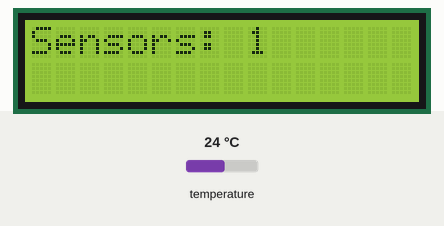
Recording of a sketch running on a simulated Arduino Uno, built with avr-gcc and run on an emulated ATmega328P. Shown: 16×2 character LCD. The inputs (shaded band) are chosen by the test bench; at power-on: temperature 24 °C. What the sketch prints to the serial monitor is not drawn.

Above: at 0.7 s.
At 1.7 s:
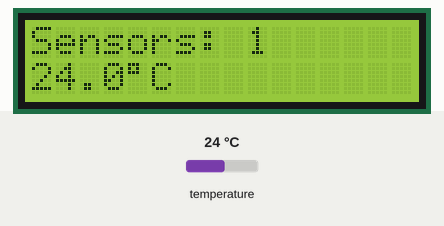
1.8 s: temperature set to 12 °C
At 2.4 s:
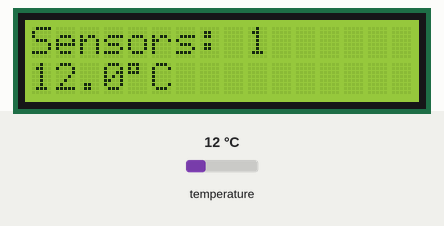
3.6 s: temperature set to 19 °C
At 4.9 s:
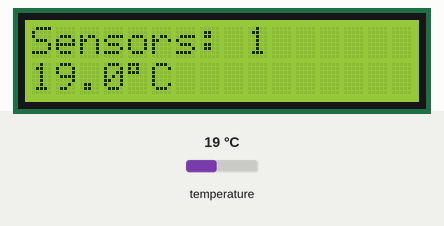
5.2 s: temperature set to 28 °C
At 6.1 s:
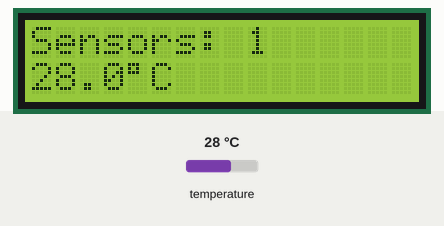
Timing chart, 0 to 8.2 s (numbered marks = the images above; inputs shaded):
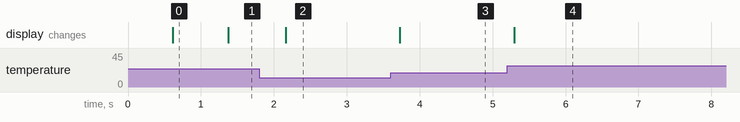

The sketch:

diag_07_lcd_sensor_ethernet.ino
```cpp
/*
 * diag_07_lcd_sensor_ethernet -- combined Stage A diagnostic
 *
 * Merges diag_06_sensor_live (LCD + live DS18B20 detection) with
 * diag_04_ethernet (ENC28J60 bring-up, static IP, link state) into one
 * sketch, so sensor wiring and network reachability can both be checked
 * without re-flashing between them.
 *
 * Instead of relying on ICMP ping (which EtherCard answers automatically,
 * but which is not guaranteed to pass through every router/switch/firewall
 * configuration), this serves a tiny real HTTP page. Open
 * http://192.168.1.200/ in a browser, or `curl 192.168.1.200`, that is a
 * more meaningful test since it is the actual feature the thermometer needs.
 *
 * Wiring: LCD as in diag_02_lcd/diag_06. DS18B20 as in diag_03/diag_06.
 * ENC28J60 as in diag_04 (SPI via ICSP, CS -> D8, module on 3.3V).
 *
 * LCD:
 *   Row 0: "Sensors: N"        (live DS18B20 count, rescanned every cycle)
 *   Row 1: "Waiting..." / temperature / "seen, read FAIL"  (as diag_06)
 *
 * Serial (9600 baud): reports ENC28J60 detection, IP/GW/mask once at boot,
 * then link state and sensor count every 2s.
 */

#include <LiquidCrystal.h>
#include <OneWire.h>
#include <DallasTemperature.h>
#include <EtherCard.h>

LiquidCrystal lcd(7, 6, 5, 4, 3, 2);

#define ONE_WIRE_BUS 10
OneWire oneWire(ONE_WIRE_BUS);
DallasTemperature sensors(&oneWire);

#define CS_PIN 8
static byte mymac[] = { 0x02, 0x52, 0x6F, 0x7A, 0x6E, 0x61 };  // "02 R o z n a"
static byte myip[]  = { 192, 168, 1, 200 };
static byte gwip[]  = { 192, 168, 1, 1 };
static byte mask[]  = { 255, 255, 255, 0 };

byte Ethernet::buffer[900];

const char page[] PROGMEM =
"HTTP/1.0 200 OK\r\n"
"Content-Type: text/plain\r\n"
"\r\n"
"Rozna Thermo -- diag_07 -- Ethernet OK, this page was served over HTTP.\r\n";

void setup() {
  Serial.begin(9600);
  unsigned long t0 = millis();
  while (!Serial && millis() - t0 < 3000) {}
  Serial.println(F("=== diag_07_lcd_sensor_ethernet ==="));

  lcd.begin(16, 2);
  lcd.print(F("diag_07 boot"));

  sensors.begin();

  uint8_t rev = ether.begin(sizeof Ethernet::buffer, mymac, CS_PIN);
  if (rev == 0) {
    Serial.println(F("FAIL: ether.begin() returned 0 (ENC28J60 not found over SPI)."));
  } else {
    Serial.print(F("ENC28J60 found, rev "));
    Serial.println(rev);
    ether.staticSetup(myip, gwip, 0, mask);
    ether.printIp(F("IP:   "), ether.myip);
    ether.printIp(F("GW:   "), ether.gwip);
    ether.printIp(F("Mask: "), ether.netmask);
    Serial.println(F("Open http://192.168.1.200/ in a browser, or curl it."));
  }
  delay(500);
}

unsigned long lastReport = 0;

void loop() {
  if (ether.packetLoop(ether.packetReceive())) {
    memcpy_P(ether.tcpOffset(), page, sizeof page);
    ether.httpServerReply(sizeof page - 1);
  }

  sensors.begin();  // safe every cycle -- re-enumerates the OneWire bus fresh
  uint8_t n = sensors.getDeviceCount();

  lcd.setCursor(0, 0);
  lcd.print(F("Sensors: "));
  lcd.print(n);
  lcd.print(F("   "));

  lcd.setCursor(0, 1);
  if (n == 0) {
    lcd.print(F("Waiting...      "));
  } else {
    sensors.requestTemperatures();
    float c = sensors.getTempCByIndex(0);
    if (c == DEVICE_DISCONNECTED_C) {
      lcd.print(F("seen, read FAIL "));
    } else {
      lcd.print(c, 1);
      lcd.write((uint8_t)223);
      lcd.print(F("C          "));
    }
  }

  if (millis() - lastReport > 2000) {
    lastReport = millis();
    Serial.print(F("Link: "));
    Serial.print(ether.isLinkUp() ? F("UP") : F("DOWN"));
    Serial.print(F("   Sensors: "));
    Serial.println(n);
  }
}
```

Measured:
- after the input at 1.8 s, the display: changes after 0.36 s (image 2)
- after the input at 3.6 s, the display: changes after 0.13 s (image 3)
- after the input at 5.2 s, the display: changes after 0.09 s (image 4)
- what the display in image 0 shows lasts 0.8 s, from 0.6 s to 1.4 s
